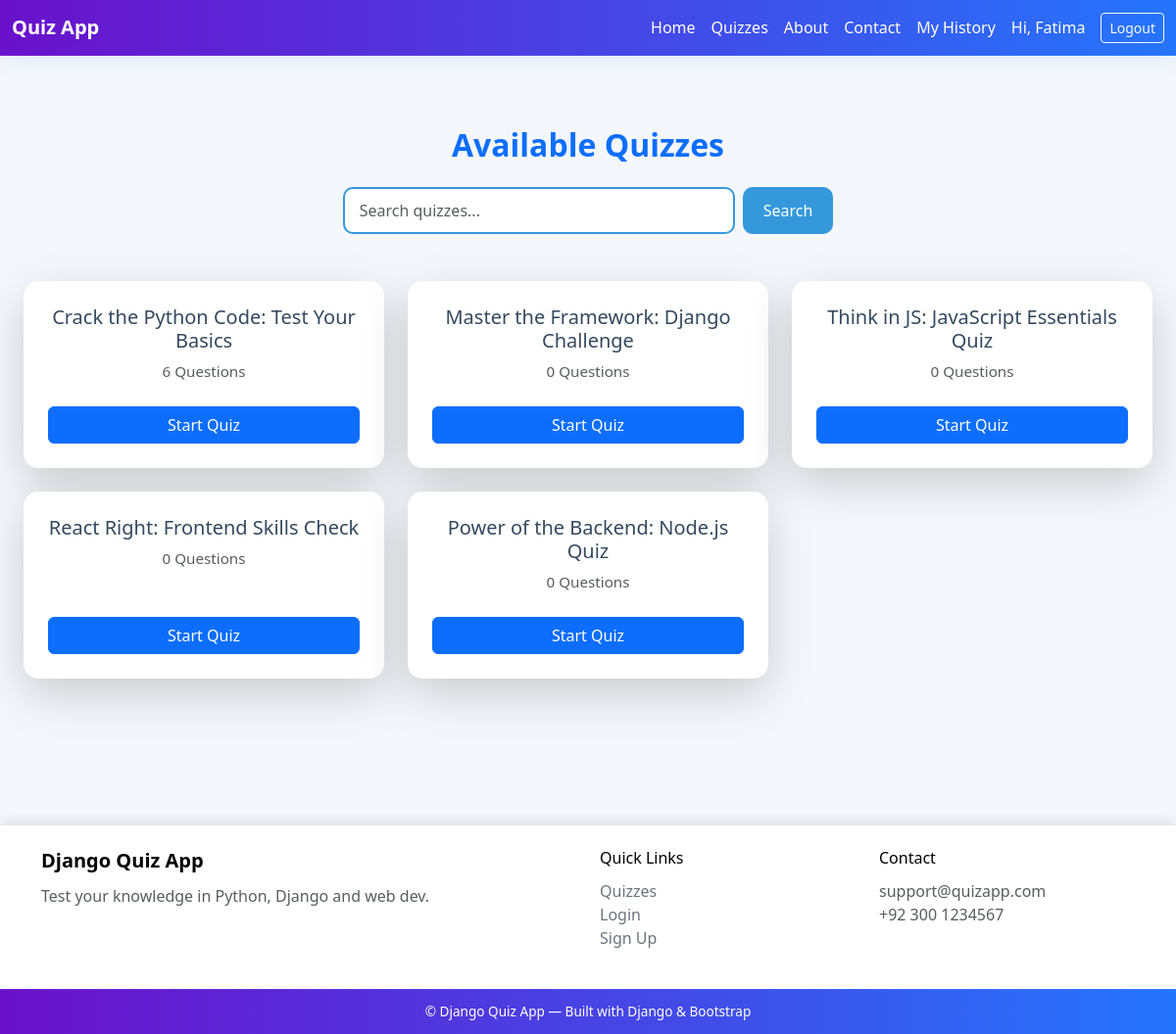
The app's page /quiz/ (signed in) with its own data.
### quiz/models.py (models this page shows, shortened)
class Quiz(models.Model):
    title = models.CharField(max_length=200)

### quiz/views.py (the view)
# urls.py: path('', views.quiz_list, name="quiz_list"),  # list of all quizzes
def quiz_list(request):
    query = request.GET.get("q", "")
    if query:
        quizzes = Quiz.objects.filter(title__icontains=query)
    else:
        quizzes = Quiz.objects.all()
    return render(request, "quiz/quiz_list.html", {
        "quizzes": quizzes,
        "query": query
    })

### templates/quiz/quiz_list.html (shortened to what this page needs)
{% extends "base.html" %}
{% load static %}
{% block content %}
<div class="container my-5">
  <h2 class="text-center mb-4 text-primary fw-bold">Available Quizzes</h2>
  <form method="get" class="mb-5 d-flex justify-content-center">
    <input type="text" name="q" class="form-control search-input me-2"
          placeholder="Search quizzes..." value="{{ query|default:'' }}">
    <button class="btn btn-custom" type="submit">Search</button>
  </form>
  <div class="row" id="quizList">
    {% if quizzes %}
      {% for quiz in quizzes %}
      <div class="col-md-4 d-flex align-items-stretch">
        <div class="card shadow-lg mb-4 quiz-card w-100">
          <div class="card-body d-flex flex-column">
              <h5 class="card-title">{{ quiz.title }}</h5>
              <p class="card-text text-muted mb-4">
                {{ quiz.questions.count }} Questions
              </p>
              <a href="{% url 'quiz_detail' quiz.id %}" class="btn btn-primary mt-auto w-100">
                Start Quiz
              </a>
            </div>
          </div>
        </div>
    {% endfor %}
    {% endif %}
  </div>
</div>
{% endblock %}

### templates/base.html (shortened to what this page needs)
{% load static %}
<!DOCTYPE html>
<html lang="en">
<head>
  <link href="https://cdn.jsdelivr.net/npm/bootstrap@5.3.2/dist/css/bootstrap.min.css" rel="stylesheet">
  <link rel="stylesheet" href="{% static 'css/style.css' %}">
</head>
<body class="d-flex flex-column min-vh-100">
  <nav class="navbar navbar-expand-lg navbar-light custom-navbar">
  <div class="container">
    <a class="navbar-brand fw-bold text-black" href="{% url 'home' %}">Quiz App</a>
    <div class="collapse navbar-collapse" id="navbarNav">
      <ul class="navbar-nav ms-auto align-items-center">
        <li class="nav-item"><a class="nav-link" href="{% url 'home' %}">Home</a></li>
        <li class="nav-item"><a class="nav-link" href="{% url 'quiz_list' %}">Quizzes</a></li>
        <li class="nav-item"><a class="nav-link" href="{% url 'about' %}">About</a></li>
        <li class="nav-item"><a class="nav-link" href="{% url 'contact' %}">Contact</a></li>
        {% if user.is_authenticated %}
          <li class="nav-item"><a class="nav-link" href="{% url 'quiz_history' %}">My History</a></li>
          <li class="nav-item">
            <span class="nav-link">Hi, {{ user.username }}</span>
          </li>
          <li class="nav-item">
            <form method="post" action="{% url 'logout' %}" class="d-inline">
              <button type="submit" class="btn btn-outline-light btn-sm ms-2">Logout</button>
            </form>
          </li>
        {% else %}
          <li class="nav-item"><a class="nav-link" href="{% url 'login' %}">Login</a></li>
          <li class="nav-item"><a class="nav-link" href="{% url 'signup' %}">Sign Up</a></li>
        {% endif %}
      </ul>
    </div>
  </div>
</nav>
  <main class="container mt-4 mb-5">
    {% block content %}{% endblock %}
  </main>
 <footer class="footer mt-auto">
  <div class="footer-box w-100 py-4">
    <div class="container">
      <div class="row">
        <div class="col-md-6">
          <h5 class="fw-bold text-black">Django Quiz App</h5>
          <p class="text-muted">Test your knowledge in Python, Django and web dev.</p>
        </div>
        <div class="col-md-3">
          <h6 class="text-black">Quick Links</h6>
          <ul class="list-unstyled">
            <li><a class="footer-link" href="{% url 'quiz_list' %}">Quizzes</a></li>
            <li><a class="footer-link" href="{% url 'login' %}">Login</a></li>
            <li><a class="footer-link" href="{% url 'signup' %}">Sign Up</a></li>
          </ul>
        </div>
        <div class="col-md-3">
          <h6 class="text-black">Contact</h6>
          <p class="text-muted mb-0"> support@quizapp.com</p>
          <p class="text-muted mb-0">+92 300 1234567</p>
        </div>
      </div>
    </div>
  </div>
</footer>
     <div class="footer-bottom">
    © {{ now|date:"Y" }} Django Quiz App — Built with Django & Bootstrap
  </div>
</body>
</html>

### static/css/style.css (style rules this page uses)
body { background: #f4f7fb; color: #222; font-family: "Segoe UI", Roboto, "Helvetica Neue", Arial, sans-serif; }
.custom-navbar { background: linear-gradient(90deg, #6a11cb 0%, #2575fc 100%) !important; border-bottom: 1px solid rgba(255,255,255,0.06); box-shadow: 0 6px 18px rgba(37,117,252,0.08); }
.custom-navbar .navbar-brand, .custom-navbar .nav-link { color: #ffffff !important; }
.quiz-card { border-radius: 12px; overflow: hidden; transition: transform .25s ease, box-shadow .25s ease; background: #fff; }
.mt-4 { margin-top: 1.5rem !important; text-align: center; }
.card { border-radius: 10px; border: 1px solid #e0e0e0; }
.container { max-width: 1300px; }
h2 { font-size: 2rem; font-weight: bold; color: #262727; }
.search-input { max-width: 400px; border: 2px solid #3498db; border-radius: 10px; padding: 10px 15px; }
.btn-custom { background-color: #3498db; color: white; border-radius: 10px; padding: 10px 20px; transition: 0.3s ease; font-weight: 500; }
.quiz-card { border: none; border-radius: 15px; transition: all 0.3s ease; }
.quiz-card .card-body { padding: 25px; }
.quiz-card .card-title { color: #34495e; font-size: 1.25rem; }
.quiz-card .card-text { font-size: 0.95rem; }
.footer-box { background-color: #ffffff; border-radius: 0; box-shadow: 0 -4px 12px rgba(0, 0, 0, 0.1); padding: 30px ; margin-top: 30px; }
.footer-link { color: #6c757d; text-decoration: none; transition: color 0.3s ease; }
.footer h5, .footer h6 { margin-bottom: 12px; }
.footer-bottom { background: linear-gradient(90deg, #6a11cb 0%, #2575fc 100%); color: #ffffff; font-size: 0.85rem; padding: 12px 0; text-align: center; border-top: 1px solid rgba(255, 255, 255, 0.05); }

### records on screen
Quiz: title "Crack the Python Code: Test Your Basics", questions.count "6"
Quiz: title "Master the Framework: Django Challenge", questions.count "0"
Quiz: title "Think in JS: JavaScript Essentials Quiz", questions.count "0"
Quiz: title "React Right: Frontend Skills Check", questions.count "0"
Quiz: title "Power of the Backend: Node.js Quiz", questions.count "0"

### other values on screen
{{ user.username }} "Fatima"
